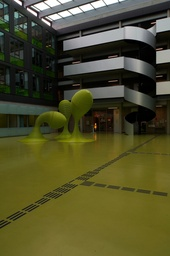
#> input picture images/apb.jpg, 170 x 256 px, shrunk from 1063 x 1600 before the run
$ python image_processing.py
#> lines starting #> are read from the running program, lines starting #| are printed output that depends on the picture
import cv2


# 1. Install OpenCV with debug libs on your system.
# 2. Take two photos of a static (not changing) object,
# about 3m away from two view points, with about
# 10cm horizontal distance.
# 3. Measure the overall brightness of the two images and adjust
#  it to the mean value of the two images.
# 4. Create a mixed image and put the red channel from the
#  (adjusted) left image and the green and blue channel from
#  the right image into said mixed image.
#  Do this by (i) looping over all the pixels,
# (ii) by using opencv functions – compare the runtime!
# 5. View the mixed image with red-cyan glasses ;-)

def read_image_grayscale(filename):
    return cv2.imread(filename, 0)


def read_image(filename):
#> called with filename = 'images/apb.jpg'
    return cv2.imread(filename)
#> returned value is the input picture: shape (256, 170, 3); mean B, G, R 41.9, 78.1, 79.6


def show_image(image):
    cv2.imshow("Image", image)
    cv2.waitKey(0)
    cv2.destroyAllWindows()


def save_image(filename, image):
    cv2.imwrite(filename, image)


def edge_detection(image, thr_low=0, thr_high=255):
    return cv2.Canny(image,thr_low, thr_high)


def bilateral_filter(image):
    return cv2.bilateralFilter(image, 9, 75, 75)


if __name__ == "__main__":
    img = read_image("images/apb.jpg")
    for i in range(0, 255):
        blur = bilateral_filter(img)
        edges = edge_detection(blur, thr_low=i, thr_high=i)
        save_image("images/created/canny_bilateral_filter/apb_{}_{}.jpg".format(i, i), edges)
#> this loop made 255 passes
#> pass 1, `edges = edge_detection(blur, thr_low=i, thr_high=i)`:
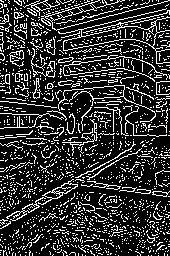
#> edges: shape (256, 170); 20.2% white in thin lines or dots

$ run again, with images/keyb7.jpg copied over images/apb.jpg
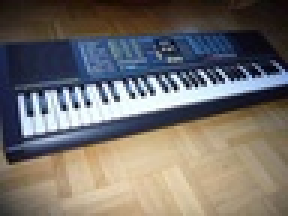
#> input picture images/keyb7.jpg, 96 x 72 px, shrunk from 600 x 450 before the run (shown 3 times larger)
#> in read_image, returned value is the input picture: shape (72, 96, 3); mean B, G, R 106.6, 110.4, 115.1
#> the loop `for i in range(0, 255):` made 255 passes
#> pass 1, `blur = bilateral_filter(img)`:
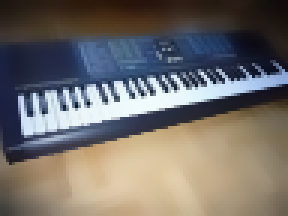
#> blur: shape (72, 96, 3) (shown 3 times larger); mean B, G, R 106.7, 110.5, 115.1
#> pass 1, `edges = edge_detection(blur, thr_low=i, thr_high=i)`:
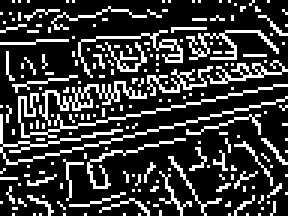
#> edges: shape (72, 96) (shown 3 times larger); 22.4% white in thin lines or dots
